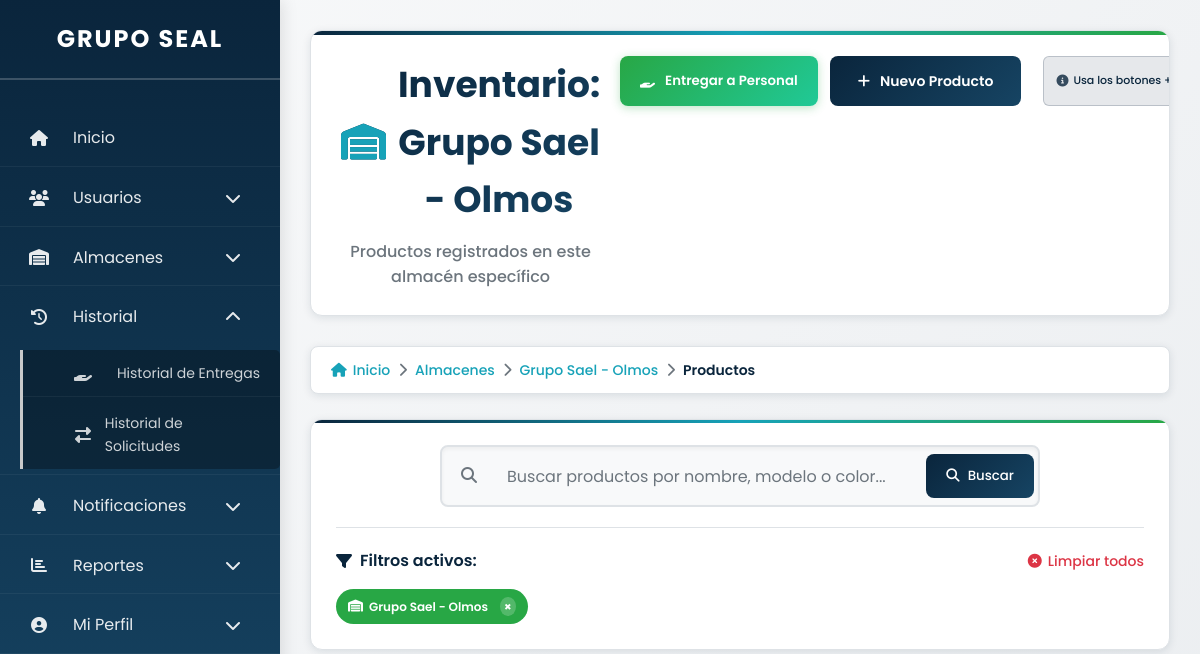
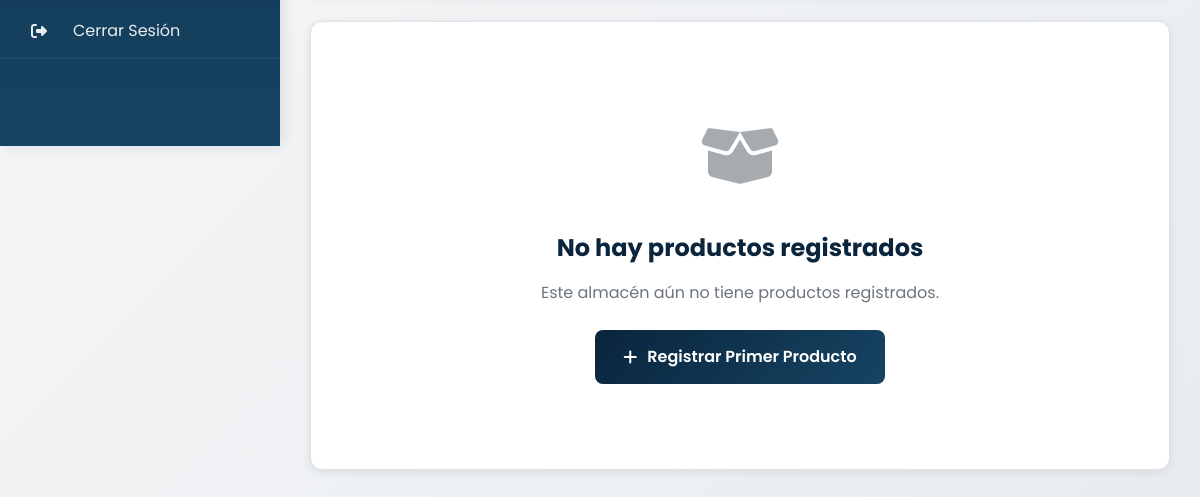
The page /productos/listar.php?almacen_id=4 (signed in) on the database as committed earlier (2 pictures, top to bottom).
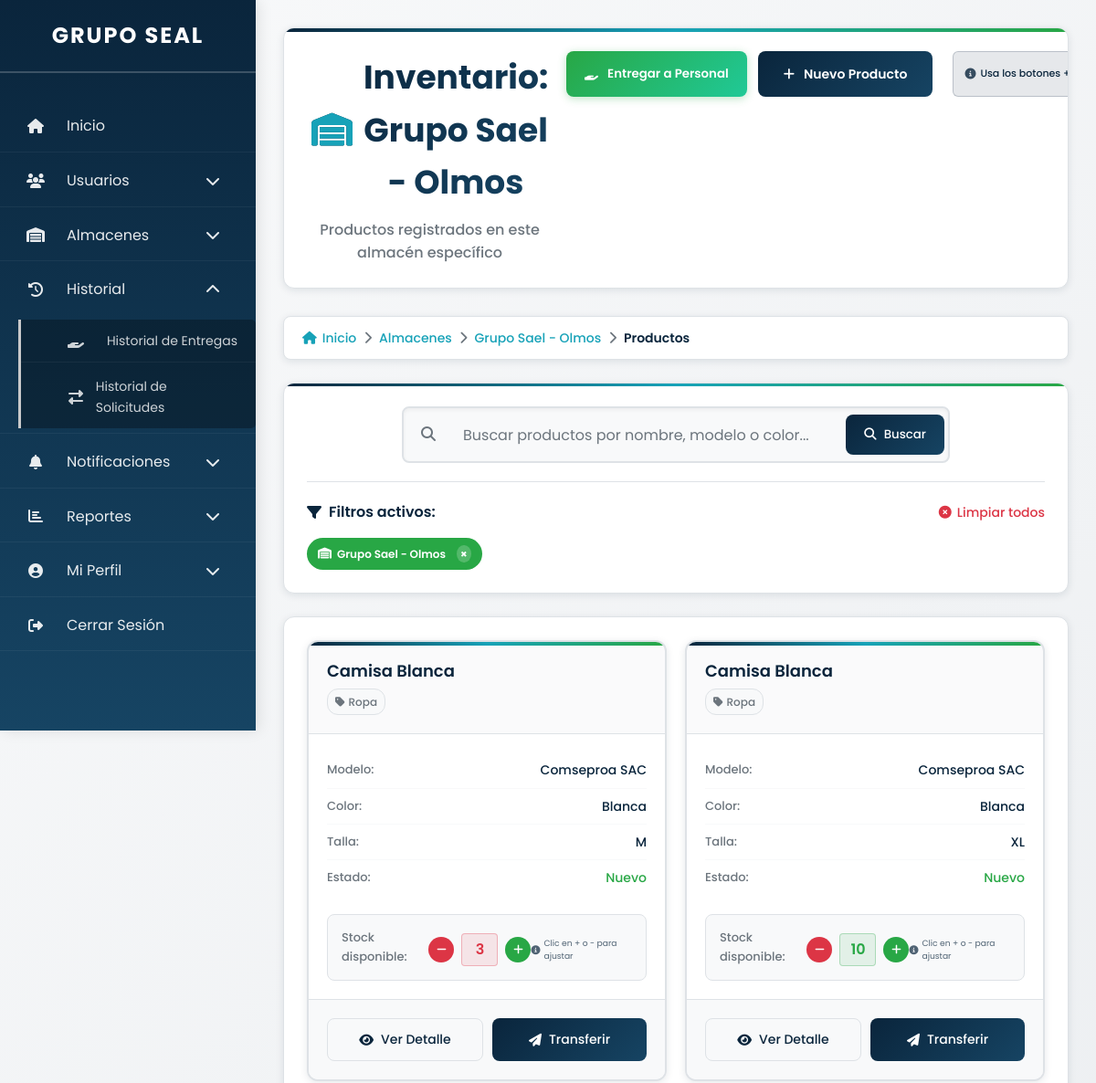
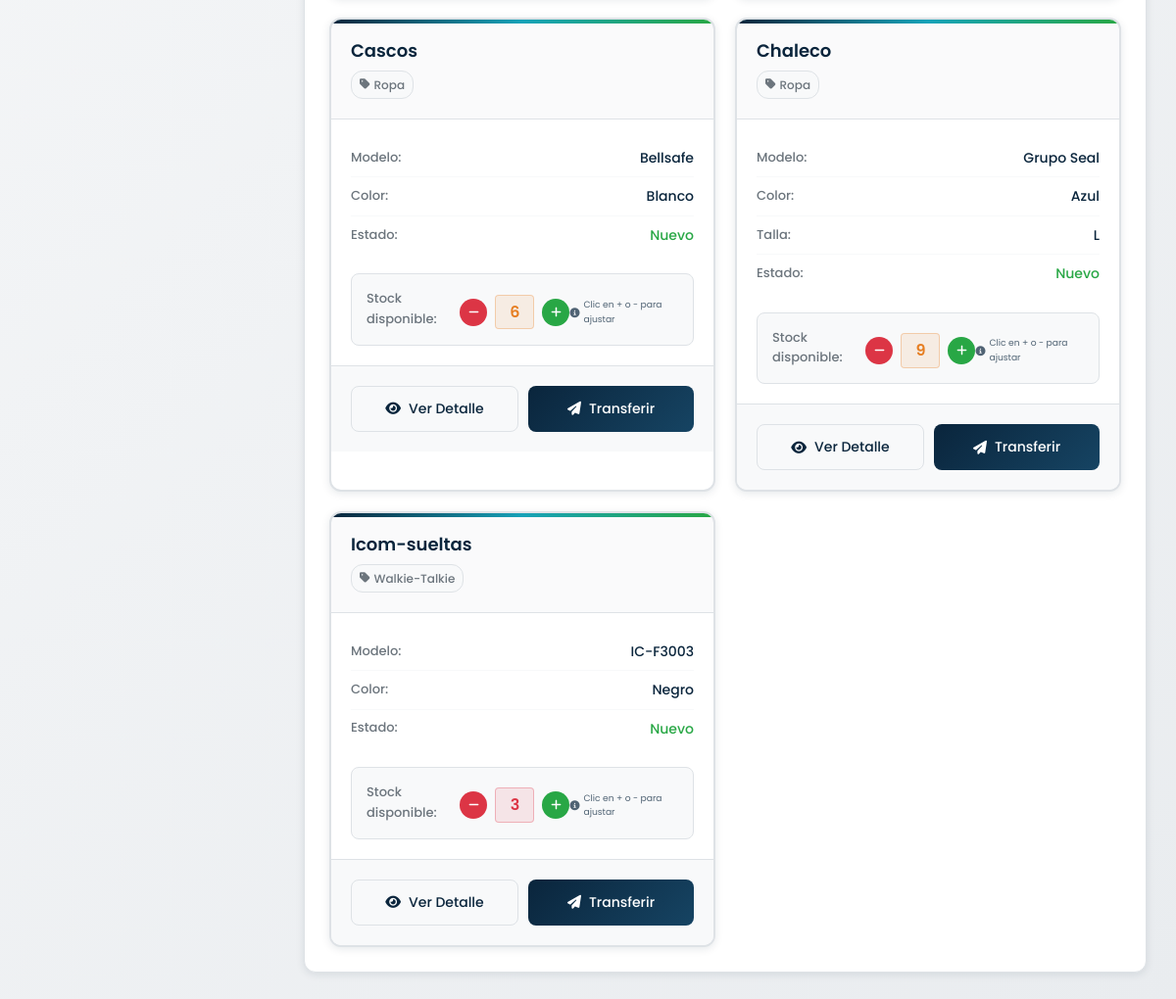
The same page on the database as committed later (2 pictures, top to bottom).
### tables this page shows
CREATE TABLE `almacenes` (
  `id` int(11) NOT NULL,
  `nombre` varchar(100) NOT NULL,
  `ubicacion` varchar(255) NOT NULL
);

CREATE TABLE `productos` (
  `id` int(11) NOT NULL,
  `categoria_id` int(11) NOT NULL,
  `almacen_id` int(11) NOT NULL,
  `nombre` varchar(100) NOT NULL,
  `descripcion` text DEFAULT NULL,
  `modelo` varchar(100) DEFAULT NULL,
  `color` varchar(50) DEFAULT NULL,
  `talla_dimensiones` varchar(50) DEFAULT NULL,
  `cantidad` int(11) NOT NULL DEFAULT 0,
  `unidad_medida` varchar(50) DEFAULT NULL,
  `estado` enum('Nuevo','Usado','Dañado') NOT NULL,
  `observaciones` text DEFAULT NULL
);

CREATE TABLE `categorias` (
  `id` int(11) NOT NULL,
  `nombre` varchar(100) NOT NULL
);

### productos/listar.php (the view, shortened to what the rows shown need)
<?php
require_once "../config/database.php";
$usuario_rol = $_SESSION["user_role"] ?? "usuario";
$usuario_almacen_id = $_SESSION["almacen_id"] ?? null;
$filtro_almacen_id = isset($_GET['almacen_id']) ? (int)$_GET['almacen_id'] : null;
$filtro_categoria_id = isset($_GET['categoria_id']) ? (int)$_GET['categoria_id'] : null;
$busqueda = isset($_GET['busqueda']) ? trim($_GET['busqueda']) : '';
$almacen_info = null;
if ($filtro_almacen_id) {
    $sql_almacen = "SELECT * FROM almacenes WHERE id = ?";
    $stmt = $conn->prepare($sql_almacen);
    $stmt->bind_param("i", $filtro_almacen_id);
    $stmt->execute();
    $almacen_info = $stmt->get_result()->fetch_assoc();
}
$categoria_info = null;
$sql_base = "SELECT p.*, c.nombre as categoria_nombre, a.nombre as almacen_nombre
             FROM productos p
             JOIN categorias c ON p.categoria_id = c.id
             JOIN almacenes a ON p.almacen_id = a.id";
$where_conditions = [];
$params = [];
$param_types = "";
if ($filtro_almacen_id) {
    $where_conditions[] = "p.almacen_id = ?";
    $params[] = $filtro_almacen_id;
    $param_types .= "i";
} elseif ($usuario_rol != 'admin' && $usuario_almacen_id) {
    $where_conditions[] = "p.almacen_id = ?";
    $params[] = $usuario_almacen_id;
    $param_types .= "i";
}
if (!empty($where_conditions)) {
    $sql_productos = $sql_base . " WHERE " . implode(" AND ", $where_conditions) . " ORDER BY p.nombre";
} else {
    $sql_productos = $sql_base . " ORDER BY p.nombre";
}
if (!empty($params)) {
    $stmt = $conn->prepare($sql_productos);
    $stmt->bind_param($param_types, ...$params);
    $stmt->execute();
    $result_productos = $stmt->get_result();
} else {
    $result_productos = $conn->query($sql_productos);
}
?>
<!DOCTYPE html>
<html lang="es">
<head>
    <link rel="stylesheet" href="https://cdnjs.cloudflare.com/ajax/libs/font-awesome/6.4.2/css/all.min.css">
    <link rel="stylesheet" href="../assets/css/listar-usuarios.css">
    <link rel="stylesheet" href="../assets/css/productos-listar.css">
</head>
<body data-user-role="<?php echo htmlspecialchars($usuario_rol); ?>" data-almacen-id="<?php echo $filtro_almacen_id ?: $usuario_almacen_id; ?>">
<nav class="sidebar" id="sidebar" role="navigation" aria-label="Menú principal">
    <h2>GRUPO SEAL</h2>
</nav>
<main class="content" id="main-content" role="main">
    <header class="page-header">
        <div class="header-content">
            <div class="header-info">
                <h1>
                    <?php if ($almacen_info && $categoria_info): ?>
                        <i class="fas fa-box-open"></i> <?php echo htmlspecialchars($categoria_info['nombre']); ?>
                        <small>en <?php echo htmlspecialchars($almacen_info['nombre']); ?></small>
                    <?php elseif ($almacen_info): ?>
                        <i class="fas fa-warehouse"></i> Inventario: <?php echo htmlspecialchars($almacen_info['nombre']); ?>
                    <?php elseif ($categoria_info): ?>
                        <i class="fas fa-tag"></i> Productos: <?php echo htmlspecialchars($categoria_info['nombre']); ?>
                    <?php else: ?>
                        <i class="fas fa-boxes"></i> Lista de Productos
                    <?php endif; ?>
                </h1>
                <p class="page-description">
                    <?php if ($almacen_info): ?>
                        Productos registrados en este almacén específico
                    <?php elseif ($categoria_info): ?>
                        Productos de la categoría seleccionada
                    <?php else: ?>
                        Gestiona todos los productos del sistema
                    <?php endif; ?>
                </p>
            </div>
        </div>
    </header>
    <nav class="breadcrumb" aria-label="Ruta de navegación">
        <a href="../dashboard.php"><i class="fas fa-home"></i> Inicio</a>
        <span><i class="fas fa-chevron-right"></i></span>
        <?php if ($almacen_info): ?>
            <a href="../almacenes/listar.php">Almacenes</a>
            <span><i class="fas fa-chevron-right"></i></span>
            <a href="../almacenes/ver-almacen.php?id=<?php echo $filtro_almacen_id; ?>"><?php echo htmlspecialchars($almacen_info['nombre']); ?></a>
            <span><i class="fas fa-chevron-right"></i></span>
        <?php endif; ?>
        <?php if ($categoria_info && !$almacen_info): ?>
            <a href="categorias.php">Categorías</a>
            <span><i class="fas fa-chevron-right"></i></span>
            <span class="current"><?php echo htmlspecialchars($categoria_info['nombre']); ?></span>
        <?php else: ?>
            <span class="current">Productos</span>
        <?php endif; ?>
    </nav>
    <section class="filters-section">
        <?php if ($filtro_almacen_id || $filtro_categoria_id || !empty($busqueda)): ?>
        <div class="active-filters">
            <div class="filter-tags">
                <?php if ($almacen_info): ?>
                    <span class="filter-tag almacen">
                        <i class="fas fa-warehouse"></i>
                        <?php echo htmlspecialchars($almacen_info['nombre']); ?>
                        <a href="listar.php<?php echo $filtro_categoria_id ? '?categoria_id=' . $filtro_categoria_id : ''; ?>" class="remove-filter">×</a>
                    </span>
                <?php endif; ?>
            </div>
        </div>
        <?php endif; ?>
    </section>
    <section class="products-section" id="productsSection">
        <?php if ($result_productos && $result_productos->num_rows > 0): ?>
            <div class="products-grid">
                <?php while ($producto = $result_productos->fetch_assoc()): ?>
                    <div class="product-card" data-producto-id="<?php echo $producto['id']; ?>">
                        <div class="card-header">
                            <div class="product-info">
                                <h3 class="product-name"><?php echo htmlspecialchars($producto['nombre']); ?></h3>
                                <div class="product-meta">
                                    <span class="categoria">
                                        <i class="fas fa-tag"></i>
                                        <?php echo htmlspecialchars($producto['categoria_nombre']); ?>
                                    </span>
                                </div>
                            </div>
                        </div>
                        <div class="card-body">
                            <div class="product-details">
                                <?php if (!empty($producto['modelo'])): ?>
                                <div class="detail-item">
                                    <span class="detail-label">Modelo:</span>
                                    <span class="detail-value"><?php echo htmlspecialchars($producto['modelo']); ?></span>
                                </div>
                                <?php endif; ?>
                                <?php if (!empty($producto['color'])): ?>
                                <div class="detail-item">
                                    <span class="detail-label">Color:</span>
                                    <span class="detail-value"><?php echo htmlspecialchars($producto['color']); ?></span>
                                </div>
                                <?php endif; ?>
                                <?php if (!empty($producto['talla_dimensiones'])): ?>
                                <div class="detail-item">
                                    <span class="detail-label">Talla:</span>
                                    <span class="detail-value"><?php echo htmlspecialchars($producto['talla_dimensiones']); ?></span>
                                </div>
                                <?php endif; ?>
                                <div class="detail-item">
                                    <span class="detail-label">Estado:</span>
                                    <span class="detail-value estado-<?php echo strtolower($producto['estado']); ?>">
                                        <?php echo htmlspecialchars($producto['estado']); ?>
                                    </span>
                                </div>
                            </div>
                            <div class="stock-section">
                                <div class="stock-info">
                                    <span class="stock-label">Stock disponible:</span>
                                    <div class="stock-display">
                                        <?php if ($usuario_rol == 'admin'): ?>
                                        <button class="stock-btn decrease" data-id="<?php echo $producto['id']; ?>" data-accion="restar" <?php echo $producto['cantidad'] <= 0 ? 'disabled' : ''; ?> title="Reducir stock">
                                            <i class="fas fa-minus"></i>
                                        </button>
                                        <?php endif; ?>
                                        <span class="stock-value <?php
                                            if ($producto['cantidad'] < 5) echo 'stock-critical';
                                            elseif ($producto['cantidad'] < 10) echo 'stock-warning';
                                            else echo 'stock-good';
                                        ?>" id="cantidad-<?php echo $producto['id']; ?>">
                                            <?php echo number_format($producto['cantidad']); ?>
                                        </span>
                                        <?php if ($usuario_rol == 'admin'): ?>
                                        <button class="stock-btn increase" data-id="<?php echo $producto['id']; ?>" data-accion="sumar" title="Aumentar stock">
                                            <i class="fas fa-plus"></i>
                                        </button>
                                        <?php endif; ?>
                                    </div>
                                    <?php if ($usuario_rol == 'admin'): ?>
                                    <div class="stock-hint">
                                        <i class="fas fa-info-circle"></i>
                                        <small>Clic en + o - para ajustar</small>
                                    </div>
                                    <?php endif; ?>
                                </div>
                            </div>
                        </div>
                        <div class="card-footer">
                            <div class="card-actions-footer">
                                <button class="btn-card btn-view" onclick="verProducto(<?php echo $producto['id']; ?>)">
                                    <i class="fas fa-eye"></i>
                                    Ver Detalle
                                </button>
                                <?php if ($producto['cantidad'] > 0): ?>
                                <button class="btn-card btn-transfer"
                                    data-id="<?php echo $producto['id']; ?>"
                                    data-nombre="<?php echo htmlspecialchars($producto['nombre'], ENT_QUOTES, 'UTF-8'); ?>"
                                    data-almacen="<?php echo $filtro_almacen_id ?: $usuario_almacen_id; ?>"
                                    data-cantidad="<?php echo $producto['cantidad']; ?>"
                                    onclick="abrirModalEnvio(this)">
                                    <i class="fas fa-paper-plane"></i>
                                    Transferir
                                </button>
                                <?php endif; ?>
                            </div>
                        </div>
                    </div>
                <?php endwhile; ?>
            </div>
        <?php endif; ?>
    </section>
</main>
</body>
</html>

Rows that differ between the two databases and show on the page:
added productos: nombre "Camisa Blanca", categoria.nombre "Ropa", modelo "Comseproa SAC", color "Blanca", talla_dimensiones "M", estado "Nuevo", cantidad "3"
added productos: nombre "Camisa Blanca", categoria.nombre "Ropa", modelo "Comseproa SAC", color "Blanca", talla_dimensiones "XL", estado "Nuevo", cantidad "10"
added productos: nombre "Cascos", categoria.nombre "Ropa", modelo "Bellsafe", color "Blanco", estado "Nuevo", cantidad "6"
added productos: nombre "Chaleco", categoria.nombre "Ropa", modelo "Grupo Seal", color "Azul", talla_dimensiones "L", estado "Nuevo", cantidad "9"
added productos: nombre "Icom-sueltas", categoria.nombre "Walkie-Talkie", modelo "IC-F3003", color "Negro", estado "Nuevo", cantidad "3"
Other text that changed with them:
text no longer shown: "No hay productos registrados Este almacén aún no tiene productos registrados. Registrar Primer Producto"
